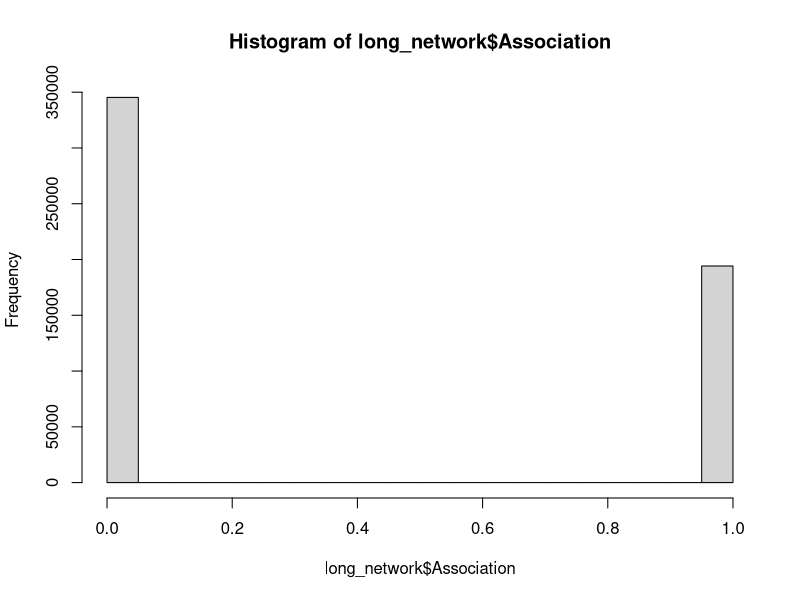

Reproduce this figure in R.
# Creating fake association network from Zach's data
# see "social_associations_cleanup.R" in Case Studies repo

library(tidyr)

set.seed <- 5

## load associations from Zach for 735 EMB Zc over all years of monitoring
# 0s mean those individuals never overlapped (between or within years)
network <- read.csv("Data/social_network_associations_zac_EMB.csv")

# wide to long format
long_network <- network %>% 
  pivot_longer(!ID, names_to = "Buddy_ID", values_to = "Association")

# remove self-associations and make all 1 and 0
long_network <- long_network[-which(long_network$ID == long_network$Buddy_ID),]
long_network$Association[which(long_network$Association > 0)] <- 1

# check stats and viz
max(long_network$Association)
mean(long_network$Association)
hist(long_network$Association)

# describe a binomial dist to it
num_connections <- length(which(long_network$Association == 1))
total_nodes <- nrow(long_network)
prob_1 <- num_connections/total_nodes

# simulate fake data from the fitted beta and viz it
# round so almost-zeroes become zeroes again - janky zi workaround
sim_network <- rbinom(500000,1, prob_1)
# max(sim_network)
# mean(sim_network)
# hist(sim_network)
sim_network_2 <- rbinom(500000,1, prob_1)
sim_network_3 <- rbinom(500000,1, prob_1)
